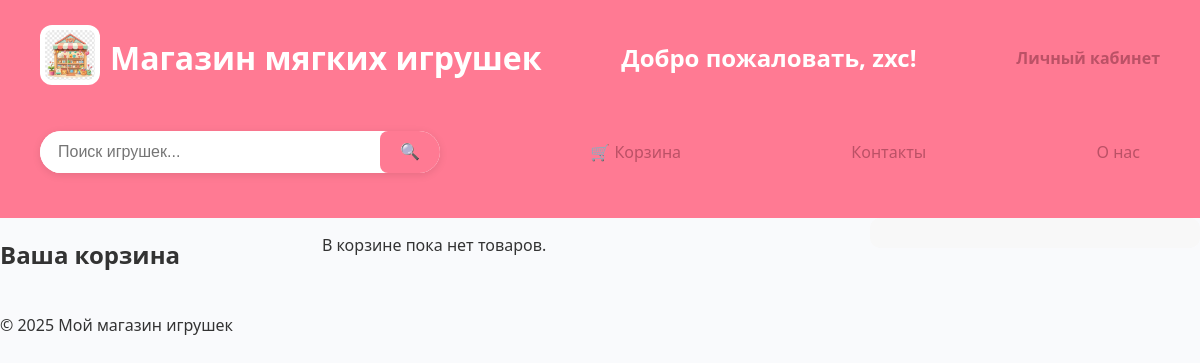
The page /cart/ (signed in) on the database as committed earlier.
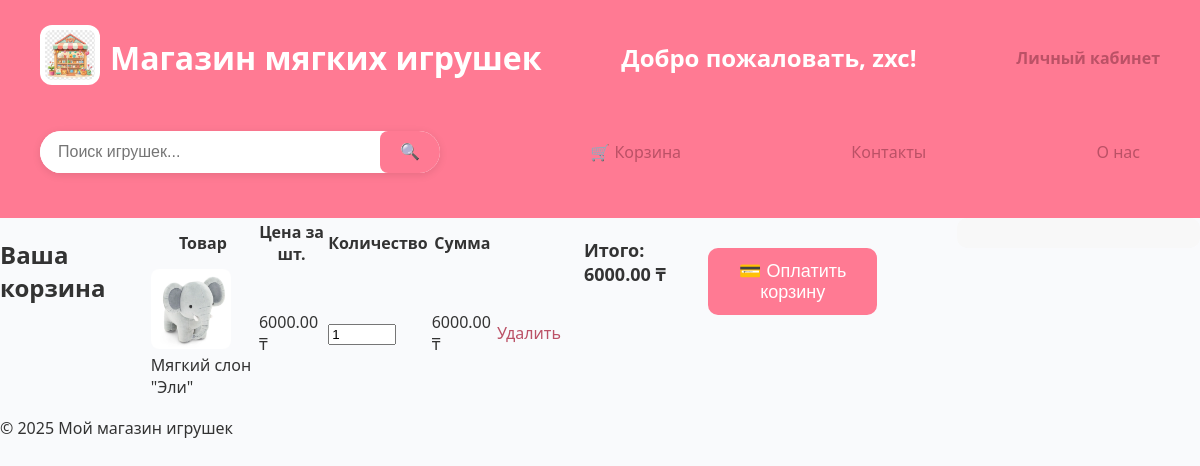
The same page on the database as committed later.
### cart/models.py (models this page shows, shortened)
class CartItem(models.Model):
    user = models.ForeignKey(User, on_delete=models.CASCADE, related_name='cart_items')
    toy = models.ForeignKey(Toy, on_delete=models.CASCADE, related_name='cart_items')
    quantity = models.PositiveIntegerField(default=1)
    @property
    def total_price(self):
        return self.toy.price * self.quantity

### main/models.py (models this page shows, shortened)
class Toy(models.Model):
    name = models.CharField(max_length=100, verbose_name="Название")
    description = models.TextField(verbose_name="Описание")
    price = models.DecimalField(max_digits=8, decimal_places=2, verbose_name="Цена")
    image = models.ImageField(upload_to='toys/', verbose_name="Фото")
    tags = models.ManyToManyField('Tag', blank=True, related_name='toys', verbose_name="Теги")

### cart/views.py (the view, shortened to what this page needs)
# urls.py: path('', views.cart_view, name='cart'),
@login_required
def cart_view(request):
    cart_items = CartItem.objects.filter(user=request.user)
    total = sum(item.toy.price * item.quantity for item in cart_items)
    return render(request, 'cart/cart.html', {
        'cart_items': cart_items,
        'total': total,
    })

### cart/templates/cart/cart.html (shortened to what this page needs)
{% extends 'main/home.html' %}
{% block content %}
<h2>Ваша корзина</h2>
{% if cart_items %}
<table id="cart-table">
    <tr>
        <th>Товар</th>
        <th>Цена за шт.</th>
        <th>Количество</th>
        <th>Сумма</th>
        <th></th>
    </tr>
    {% for item in cart_items %}
    <tr data-price="{{ item.toy.price }}">
        <td>
            <img src="{{ item.toy.image.url }}" alt="{{ item.toy.name }}" style="width:80px; border-radius:8px;">
            {{ item.toy.name }}
        </td>
        <td>{{ item.toy.price }} ₸</td>
        <td>
            <input type="number" min="1" value="{{ item.quantity }}" class="quantity-input"
                   data-item-id="{{ item.id }}" style="width: 60px;">
        </td>
        <td class="item-total">{{ item.total_price }} ₸</td>
        <td>
            <a href="{% url 'remove_from_cart' item.id %}" style="color: red;">Удалить</a>
        </td>
    </tr>
    {% endfor %}
</table>
<p style="margin-top: 20px; font-size: 18px;">
    <strong>Итого: <span id="cart-total">{{ total }}</span> ₸</strong>
</p>
{% if cart_items %}
    <div style="text-align:center; margin-top: 30px;">
        <form method="post" action="{% url 'checkout_cart' %}">
            <button type="submit" style="
                background: #ff7a93;
                color: white;
                padding: 12px 30px;
                border: none;
                border-radius: 10px;
                cursor: pointer;
                font-size: 18px;">
                💳 Оплатить корзину
            </button>
        </form>
    </div>
{% endif %}
{% else %}
<p>В корзине пока нет товаров.</p>
{% endif %}
{% endblock %}

Rows that differ between the two databases and show on the page:
added CartItem: toy.image (picture), toy.name "Мягкий слон \"Эли\"", toy.price "6000.00", quantity "1", total_price "6000.00"
Other text that changed with them:
{{ total }}: (not shown) → "6000.00"
text no longer shown: "В корзине пока нет товаров."
text now shown: "Товар Цена за шт. Количество Сумма Итого: ₸ 💳 Оплатить корзину"
